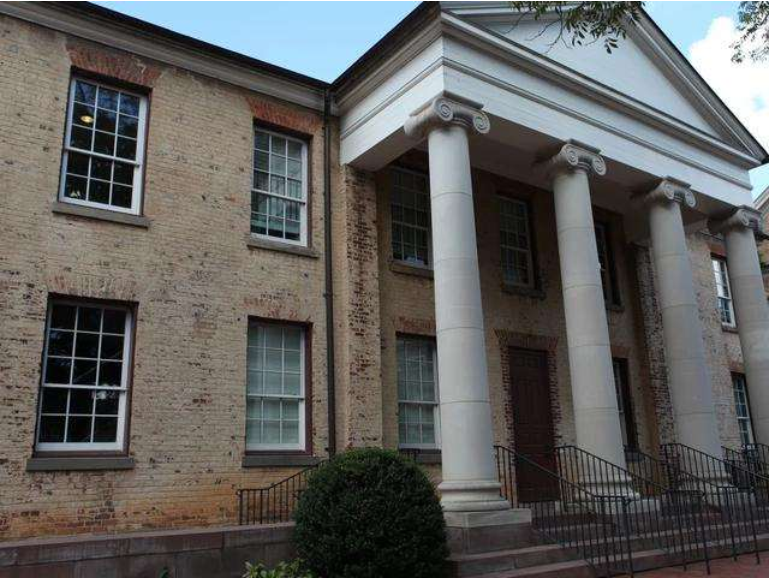
#> input picture Images/pic_test_1.png, 769 x 578 px
$ python other_detector.py
#> lines starting #> are read from the running program, lines starting #| are printed output that depends on the picture
import cv2
import matplotlib.pyplot as plt

# 读取图像
image = cv2.imread('./Images/pic_test_1.png', cv2.IMREAD_GRAYSCALE)
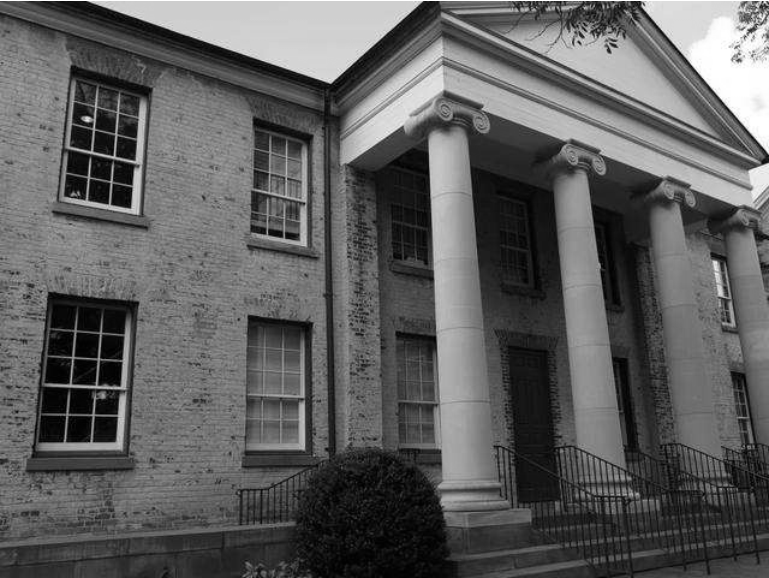
#> image: shape (578, 769); min 0, max 255, mean 93.7

# 初始化SIFT检测器
sift = cv2.SIFT_create()

# 检测关键点和计算描述子
keypoints, descriptors = sift.detectAndCompute(image, None)
#> keypoints = 3446 keypoints; strongest (x, y, size): (87, 119, 4.2), (579, 42, 2), (609, 51, 2.9), (751, 30, 3.7)

# 如果关键点数量超过250，选择响应值最高的250个点
if len(keypoints) > 200:
    # 根据响应值对关键点进行排序
    keypoints = sorted(keypoints, key=lambda x: x.response, reverse=True)
    # 选择前250个关键点
    keypoints = keypoints[:250]
#> keypoints = 250 keypoints; strongest (x, y, size): (87, 119, 4.2), (579, 42, 2), (609, 51, 2.9), (751, 30, 3.7)

# 绘制关键点
out = cv2.drawKeypoints(image, keypoints, None, color=(0, 255, 0), flags=cv2.DRAW_MATCHES_FLAGS_DRAW_RICH_KEYPOINTS)
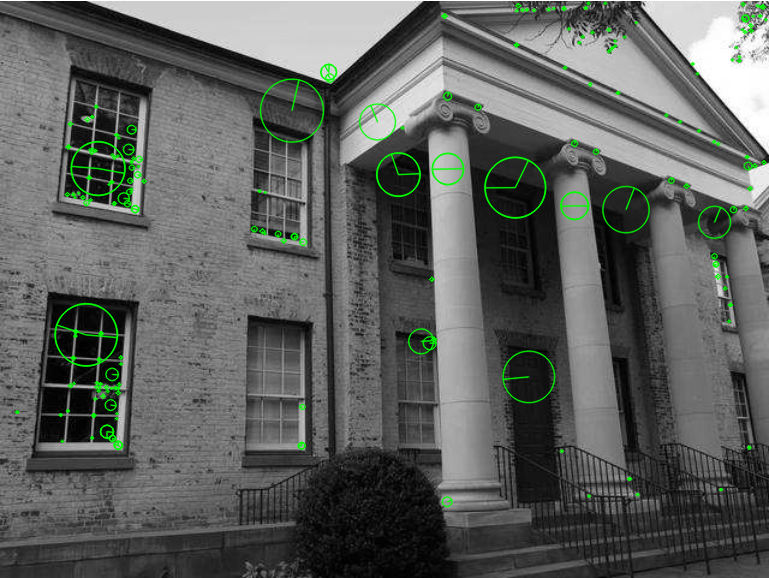
#> out: shape (578, 769, 3); mean of channels 0, 1, 2 92.7, 96.1, 92.7; drawn as B, G, R
kp=cv2.KeyPoint_convert(keypoints)
#> kp = 250 pairs, first value 16.82 to 765.3, second value 2.87 to 501.2
print(kp)
#> (printed output is left out)
# 显示图像
cv2.imshow('Strong Keypoints', out)
cv2.waitKey(0)
cv2.destroyAllWindows()

$ run again, with Images/pic_test_2.png copied over Images/pic_test_1.png
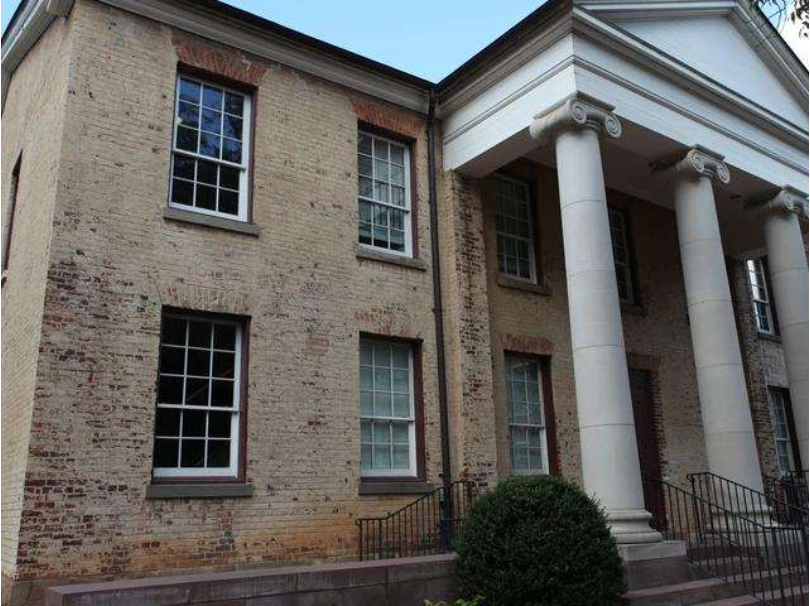
#> input picture Images/pic_test_2.png, 810 x 606 px
#> `image = cv2.imread('./Images/pic_test_1.png', cv2.IMREAD_GRAYSCALE)`:
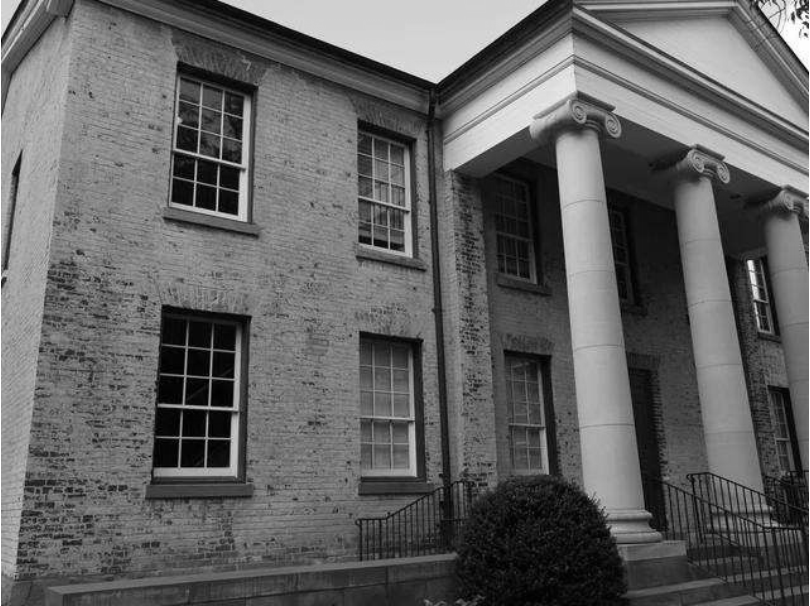
#> image: shape (606, 810); min 0, max 255, mean 98.3
#> `keypoints, descriptors = sift.detectAndCompute(image, None)`: keypoints = 4361 keypoints; strongest (x, y, size): (805, 34, 2.2), (750, 264, 5), (806, 23, 2.9), (793, 18, 2.8)
#> `keypoints = keypoints[:250]`: keypoints = 250 keypoints; strongest (x, y, size): (805, 34, 2.2), (750, 264, 5), (806, 23, 2.9), (793, 18, 2.8)
#> `out = cv2.drawKeypoints(image, keypoints, None, color=(0, 255, 0), fla..`:
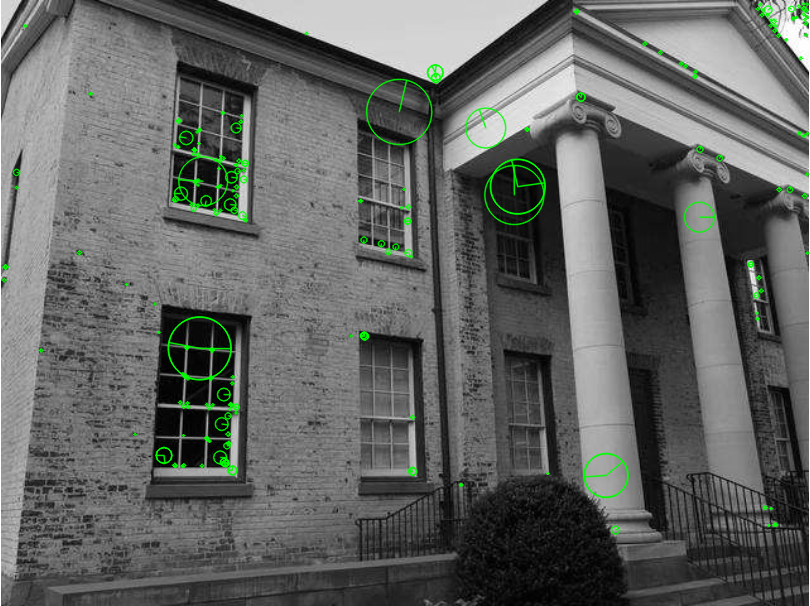
#> out: shape (606, 810, 3); mean of channels 0, 1, 2 97.4, 100.2, 97.4; drawn as B, G, R
#> kp = 250 pairs, first value 3.86 to 806.9, second value 3.13 to 529.6
#> (printed output is left out)
